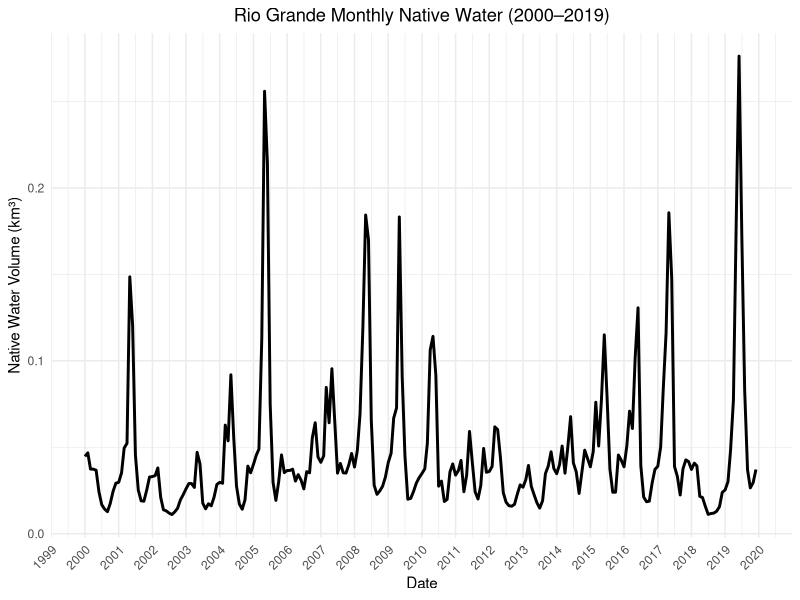

Write the R code that produced this figure.


# -------------------------------
# Title       : RG_Nativewater
# Author      : Kyungmin Kim
# Last update : 2025-07-01
# Purpose     : Preprocess Rio Grande Native water
# Data Source : Streamflow data in Rio Chama and Rio Grande Basin
# Notes       :
# -------------------------------

# Set working directory

setwd("/Users/kyungminkim/Code/project-westernwaternetwork/Preprocessing/RG") #Mac
#setwd("C:\\Users\\kyungmi1\\Documents\\Code\\project-westernwaternetwork\\Preprocessing\\RG") #Window

# Load required libraries

library(tidyverse)

# Load Embudo data (QRGUP) and preprocess (Rio Grande Native flow)

Embudo <- read.csv("Embudo_discharge_monthly.csv")

Embudo <- Embudo %>%
  rename(
    YEAR = X4s,
    MONTH = X2s,
    monthly_avg_flow_cfs = Mean.Discharge.cfs.
  )

# Add date column to Embudo

Embudo <- Embudo %>%
  mutate(DATE = as.Date(paste(YEAR, MONTH, 1, sep = "-")))

# Convert monthly mean discharge (cfs) to total monthly volume (cfs-month)

Embudo <- Embudo %>%
  mutate(monthly_total_volume_cfs_month = monthly_avg_flow_cfs * 60 * 60 *
           24 * 30)

# Convert total monthly volume (cfs-month) to km³

Embudo <- Embudo %>%
  mutate(monthly_total_volume_km3	 = monthly_total_volume_cfs_month * 2.8317 *
           10^(-11))

# Plot total native water volume for Colorado (2000–2019)

ggplot(Embudo, aes(x = DATE, y = monthly_total_volume_km3	)) +
  geom_line(size = 1) +
  labs(title = "Rio Grande Monthly Native Water (2000–2019)", x = "Date", y = "Native Water Volume (km³)") +
  scale_x_date(limits = as.Date(c("2000-01-01", "2019-12-31")),
               date_labels = "%Y",
               date_breaks = "1 year") +
  theme_minimal() +
  theme(axis.text.x = element_text(angle = 45, hjust = 1),
        plot.title = element_text(hjust = 0.5))

# Load San Antonio data and process

Sanantonio <- read.csv("USGS 08355490 RIO GRANDE ABOVE US HWY 380 NR SAN ANTONIO, NM.csv")

Sanantonio <- Sanantonio %>%
  rename(
    YEAR = X4s,
    MONTH = X2s,
    monthly_avg_flow_cfs = X12n
  )


# Add date column to Sanantonio

Sanantonio <- Sanantonio %>%
  mutate(DATE = as.Date(paste(YEAR, MONTH, 1, sep = "-")))

# Convert monthly mean discharge (cfs) to total monthly volume (cfs-month)

Sanantonio <- Sanantonio %>%
  mutate(monthly_total_volume_cfs_month = monthly_avg_flow_cfs * 60 * 60 *
           24 * 30)

# Convert total monthly volume (cfs-month) to km³

Sanantonio <- Sanantonio %>%
  mutate(monthly_total_volume_km3	 = monthly_total_volume_cfs_month * 2.8317 *
           10^(-11))


# Load Rio Chama data and process

# USGS 08284100 RIO CHAMA NEAR LA PUENTE, NM

Lapuente <- read.csv("USGS 08284100 RIO CHAMA NEAR LA PUENTE, NM.csv")

Lapuente <- Lapuente %>%
  rename(
    YEAR = X4s,
    MONTH = X2s,
    monthly_avg_flow_cfs = X12n
  )


# Add date column to Lapuente

Lapuente <- Lapuente %>%
  mutate(DATE = as.Date(paste(YEAR, MONTH, 1, sep = "-")))

# Convert monthly mean discharge (cfs) to total monthly volume (cfs-month)

Lapuente <- Lapuente %>%
  mutate(monthly_total_volume_cfs_month = monthly_avg_flow_cfs * 60 * 60 *
           24 * 30)

# Convert total monthly volume (cfs-month) to km³

Lapuente <- Lapuente %>%
  mutate(monthly_total_volume_km3 = monthly_total_volume_cfs_month * 2.8317 *
           10^(-11))

# USGS 08290000 RIO CHAMA NEAR CHAMITA, NM.csv

Chamita <- read.csv("USGS 08290000 RIO CHAMA NEAR CHAMITA, NM.csv")

Chamita <- Chamita %>%
  rename(
    YEAR = X4s,
    MONTH = X2s,
    monthly_avg_flow_cfs = X12n
  )


# Add date column to Chamita

Chamita <- Chamita %>%
  mutate(DATE = as.Date(paste(YEAR, MONTH, 1, sep = "-")))

# Convert monthly mean discharge (cfs) to total monthly volume (cfs-month)

Chamita <- Chamita %>%
  mutate(monthly_total_volume_cfs_month = monthly_avg_flow_cfs * 60 * 60 *
           24 * 30)

# Convert total monthly volume (cfs-month) to km³

Chamita <- Chamita %>%
  mutate(monthly_total_volume_km3 = monthly_total_volume_cfs_month * 2.8317 *
           10^(-11))

# USGS 08289000 RIO OJO CALIENTE AT LA MADERA, NM.csv

Lamadera <- read.csv("USGS 08289000 RIO OJO CALIENTE AT LA MADERA, NM.csv")

Lamadera <- Lamadera %>%
  rename(
    YEAR = X4s,
    MONTH = X2s,
    monthly_avg_flow_cfs = X12n
  )


# Add date column to Lamadera

Lamadera <- Lamadera %>%
  mutate(DATE = as.Date(paste(YEAR, MONTH, 1, sep = "-")))

# Convert monthly mean discharge (cfs) to total monthly volume (cfs-month)

Lamadera <- Lamadera %>%
  mutate(monthly_total_volume_cfs_month = monthly_avg_flow_cfs * 60 * 60 *
           24 * 30)

# Convert total monthly volume (cfs-month) to km³

Lamadera <- Lamadera %>%
  mutate(monthly_total_volume_km3 = monthly_total_volume_cfs_month * 2.8317 *
           10^(-11))

# USGS 08285500 RIO CHAMA BELOW EL VADO DAM, NM.csv

belowelvado <- read.csv("USGS 08285500 RIO CHAMA BELOW EL VADO DAM, NM.csv")

belowelvado <- belowelvado %>%
  rename(
    YEAR = X4s,
    MONTH = X2s,
    monthly_avg_flow_cfs = X12n
  )


# Add date column to belowelvado

belowelvado <- belowelvado %>%
  mutate(DATE = as.Date(paste(YEAR, MONTH, 1, sep = "-")))

# Convert monthly mean discharge (cfs) to total monthly volume (cfs-month)

belowelvado <- belowelvado %>%
  mutate(monthly_total_volume_cfs_month = monthly_avg_flow_cfs * 60 * 60 *
           24 * 30)

# Convert total monthly volume (cfs-month) to km³

belowelvado <- belowelvado %>%
  mutate(monthly_total_volume_km3 = monthly_total_volume_cfs_month * 2.8317 *
           10^(-11))

# USGS 08286500 RIO CHAMA ABOVE ABIQUIU RESERVOIR, NM.csv

aboveabiquiu <- read.csv("USGS 08286500 RIO CHAMA ABOVE ABIQUIU RESERVOIR, NM.csv")

aboveabiquiu <- aboveabiquiu %>%
  rename(
    YEAR = X4s,
    MONTH = X2s,
    monthly_avg_flow_cfs = X12n
  )


# Add date column to aboveabiquiu

aboveabiquiu <- aboveabiquiu %>%
  mutate(DATE = as.Date(paste(YEAR, MONTH, 1, sep = "-")))

# Convert monthly mean discharge (cfs) to total monthly volume (cfs-month)

aboveabiquiu <- aboveabiquiu %>%
  mutate(monthly_total_volume_cfs_month = monthly_avg_flow_cfs * 60 * 60 *
           24 * 30)

# Convert total monthly volume (cfs-month) to km³

aboveabiquiu <- aboveabiquiu %>%
  mutate(monthly_total_volume_km3 = monthly_total_volume_cfs_month * 2.8317 *
           10^(-11))

# USGS 08287000 RIO CHAMA BELOW ABIQUIU DAM, NM.csv

belowabiquiu <- read.csv("USGS 08287000 RIO CHAMA BELOW ABIQUIU DAM, NM.csv")

belowabiquiu <- belowabiquiu %>%
  rename(
    YEAR = X4s,
    MONTH = X2s,
    monthly_avg_flow_cfs = X12n
  )


# Add date column to belowabiquiu

belowabiquiu <- belowabiquiu %>%
  mutate(DATE = as.Date(paste(YEAR, MONTH, 1, sep = "-")))

# Convert monthly mean discharge (cfs) to total monthly volume (cfs-month)

belowabiquiu <- belowabiquiu %>%
  mutate(monthly_total_volume_cfs_month = monthly_avg_flow_cfs * 60 * 60 *
           24 * 30)

# Convert total monthly volume (cfs-month) to km³

belowabiquiu <- belowabiquiu %>%
  mutate(monthly_total_volume_km3 = monthly_total_volume_cfs_month * 2.8317 *
           10^(-11))

# Calculate tributaries

# QRCTRI1

QRCTRI1 <- aboveabiquiu %>%
  select(YEAR, MONTH, DATE, aboveabiquiu.km3 = monthly_total_volume_km3) %>%
  left_join(belowelvado %>%
              select(DATE, belowelvado.km3 = monthly_total_volume_km3),
            by = "DATE") %>%
  mutate(QRCTRI1.km3 = aboveabiquiu.km3 - belowelvado.km3)

# QRCTRI2

QRCTRI2 <- aboveabiquiu %>%
  select(YEAR, MONTH, DATE, aboveabiquiu.km3 = monthly_total_volume_km3) %>%
  left_join(belowabiquiu %>%
              select(DATE, belowabiquiu.km3 = monthly_total_volume_km3),
            by = "DATE") %>%
  mutate(QRCTRI2.km3 = belowabiquiu.km3 - aboveabiquiu.km3)

# QRCTRI3

QRCTRI3 <- belowabiquiu %>%
  select(YEAR, MONTH, DATE, belowabiquiu.km3 = monthly_total_volume_km3) %>%
  left_join(Lamadera %>%
              select(DATE, Lamadera.km3 = monthly_total_volume_km3),
            by = "DATE") %>%
  left_join(Chamita %>%
              select(DATE, Chamita.km3 = monthly_total_volume_km3),
            by = "DATE") %>%
  mutate(QRCTRI3.km3 = Chamita.km3 - Lamadera.km3 - belowabiquiu.km3)

# QRCTRI

QRCTRI = QRCTRI1 %>%
  select(YEAR, MONTH, DATE, QRCTRI1.km3) %>%
  left_join(QRCTRI2 %>%
              select(DATE, QRCTRI2.km3), by = "DATE") %>%
  left_join(QRCTRI3 %>%
              select(DATE, QRCTRI3.km3), by = "DATE") %>%
  left_join(Lamadera %>%
              select(DATE, Lamadera.km3 = monthly_total_volume_km3), by = "DATE") %>%
  mutate(QRCTRI.km3 = QRCTRI1.km3 + QRCTRI2.km3 + QRCTRI3.km3 + Lamadera.km3)

# Save data frame as RDS file

saveRDS(Embudo, file = "Embudo.rds")
saveRDS(QRCTRI, file = "QRCTRI.rds")
saveRDS(Sanantonio, file = "Sanantonio.rds")
saveRDS(Lapuente, file = "Lapuente.rds")



